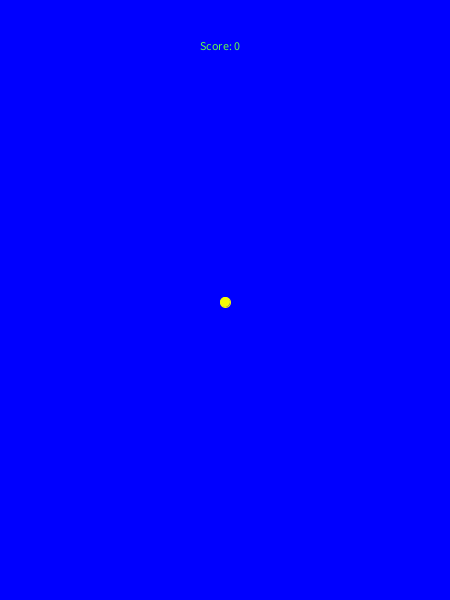
Frame 1 (no input)
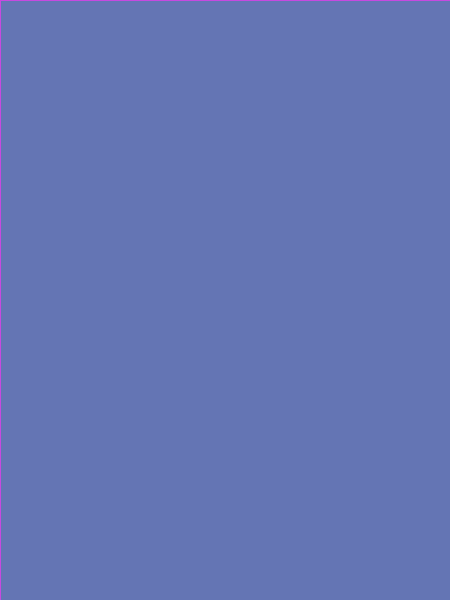
Frame 60 (the mouse pressed at the canvas centre just before this capture)
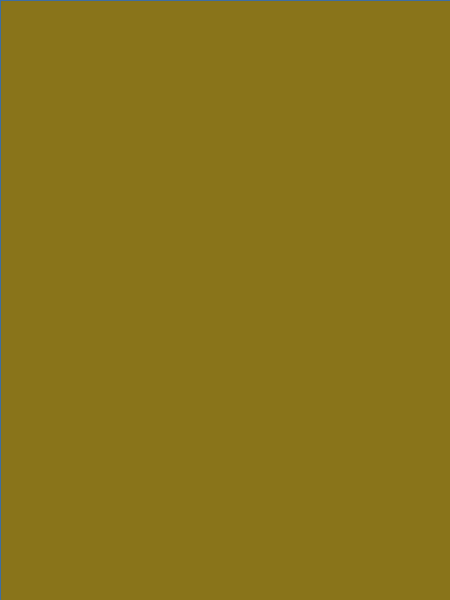
Frame 120 (the mouse held since frame 60 and released just before this capture)

The Processing sketch that drew these frames (run headless with seeded random() and noise(); from frame 60 on, the mouse is pressed at the canvas centre):

// Processing sketch: Flappy_Bird_with_an_L
// ── Flappy_Bird_with_an_L.pde
boolean gameOver = false;
int X = 225;
int Y = 300;
int x = 600;
int score = 0;
int tubeWidth = 50;
int birdYVelocity = 30;
int gravity = 2;
int gap = 100;
int fixAll = 0;
int upperPipeHeight = (int) random(100, 400);
int lowerY = upperPipeHeight + gap;
int lowerPipeHeight = 650-upperPipeHeight-gap;
void setup() {
  size(450, 600);
}
void draw() {
  if(gameOver){
     print("Pipe was hit. Game Over");
    stroke(random(0,255), random(0,255), random(0,255));
    fill(random(0,255),random(0,255),random(0,255));
    rect (0, 0, 450, 600);
  }
  else{
  Y = Y+gravity;
  x = x-7;
  background(0, 0, 255);
  fill(243, 252, 3);
  stroke(243, 252, 3);
  ellipse(X, Y, 10, 10);
  fill(96, 255, 72);
  stroke(96, 255, 72);
  rect(x, 0, tubeWidth, upperPipeHeight);
  fill(96, 255, 72);
  stroke(96, 255, 72);
  rect(x, lowerY, tubeWidth, lowerPipeHeight);

  teleportPipes();
  if (intersectsPipes()) {
   gameOver = true;
  }
  else{
   text("Score: " +score , 200, 50); 
  }
}
}
void mousePressed() {
  if (true) {
    Y = Y- birdYVelocity;
  }
}
void teleportPipes() {
  if (x < 0) {
    x =+ 600;
    upperPipeHeight = (int) random(100, 400);
    lowerPipeHeight = 600-upperPipeHeight-gap;
    lowerY = 0 + upperPipeHeight + 50;
  }
}
boolean intersectsPipes() { 
if (Y < upperPipeHeight && X > x && X < (x+ tubeWidth)){
          return true; 
        }
     else if (Y>lowerY && X > x && X < (x+tubeWidth)) {
          return true; 
        }
        else if (Y>=600){
        return true;
}
else if (X > x+tubeWidth){
  fixAll++;
  if(fixAll == 25){
    score++;
    fixAll = 0;
  }
  return false;
 
}
     else { return false; }
  
}
